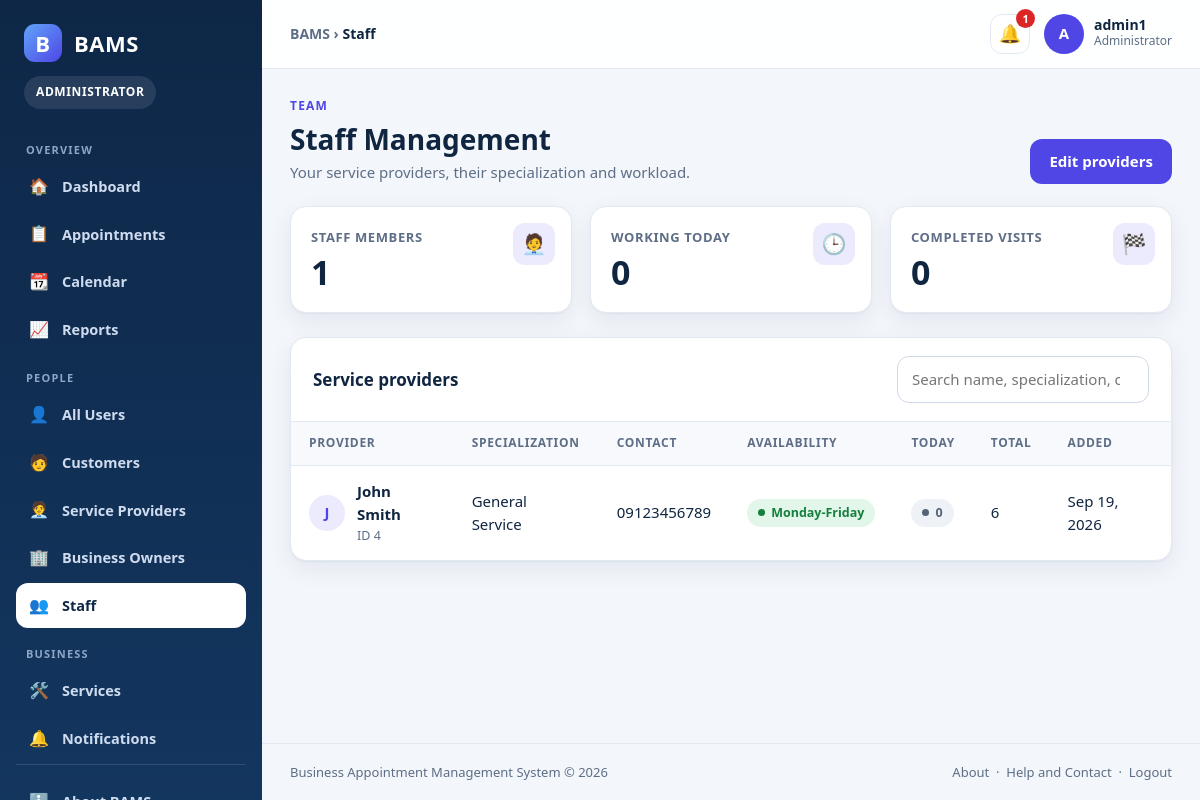
Page /staff.php (signed in) on the committed database.
### tables this page shows
CREATE TABLE `service_providers` (
  `provider_id` int(11) NOT NULL,
  `user_id` int(11) NOT NULL,
  `first_name` varchar(50) NOT NULL,
  `last_name` varchar(50) NOT NULL,
  `specialization` varchar(100) DEFAULT NULL,
  `contact_number` varchar(20) DEFAULT NULL,
  `availability` varchar(100) DEFAULT NULL,
  `created_at` timestamp NOT NULL DEFAULT current_timestamp()
);

### bootstrap.php (called while the page is built, shortened)
<?php
function e($value): string
{
    return htmlspecialchars((string)($value ?? ""), ENT_QUOTES, "UTF-8");
}
function current_role(): string
{
    return $_SESSION["role"] ?? "";
}
function initial(string $name): string
{
    $name = trim($name);
    $first = function_exists("mb_substr") ? mb_substr($name, 0, 1) : substr($name, 0, 1);
    return strtoupper($first);
}

### staff.php (the view, shortened to what this page needs)
<?php
require_once __DIR__ . "/includes/layout.php";
require_once __DIR__ . "/includes/data.php";
$today = date("Y-m-d");
$sql = "SELECT p.provider_id, p.first_name, p.last_name, p.specialization, p.contact_number, p.availability, p.created_at,
               (SELECT COUNT(*) FROM appointments a WHERE a.provider_id = p.provider_id) AS total,
               (SELECT COUNT(*) FROM appointments a WHERE a.provider_id = p.provider_id AND a.appointment_date = '$today' AND a.status NOT IN ('Cancelled','Canceled')) AS today_count,
               (SELECT COUNT(*) FROM appointments a WHERE a.provider_id = p.provider_id AND a.status = 'Completed') AS done
        FROM service_providers p ORDER BY p.provider_id ASC";
$staff = $conn->query($sql)->fetch_all(MYSQLI_ASSOC);
?>
<div class="page-head">
    <div><div class="eyebrow">Team</div><h1>Staff Management</h1><p>Your service providers, their specialization and workload.</p></div>
    <?php if (current_role() === BAMS_ADMIN): ?><div class="actions"><a class="btn" href="manage_providers.php">Edit providers</a></div><?php endif; ?>
</div>
<div class="stats" style="grid-template-columns:repeat(3,minmax(0,1fr))">
    <div class="stat"><div class="stat-ico">🧑‍💼</div><div class="stat-label">Staff members</div><div class="stat-value"><?php echo count($staff); ?></div></div>
    <div class="stat"><div class="stat-ico">🕒</div><div class="stat-label">Working today</div><div class="stat-value"><?php echo count(array_filter($staff, fn($s) => (int)$s["today_count"] > 0)); ?></div></div>
    <div class="stat"><div class="stat-ico">🏁</div><div class="stat-label">Completed visits</div><div class="stat-value"><?php echo array_sum(array_map(fn($s) => (int)$s["done"], $staff)); ?></div></div>
</div>
<div class="card">
    <div class="card-head"><div class="card-title">Service providers</div><div class="search-bar"><input id="staffSearch" type="search" placeholder="Search name, specialization, contact..."></div></div>
    <?php if (!$staff): ?>
        <div class="empty"><div class="big">👥</div><strong>No staff yet</strong></div>
    <?php else: ?>
    <div class="table-wrap"><table id="staffTable">
        <thead><tr><th>Provider</th><th>Specialization</th><th>Contact</th><th>Availability</th><th>Today</th><th>Total</th><th>Added</th></tr></thead>
        <tbody>
        <?php foreach ($staff as $s): $n = trim($s["first_name"] . " " . $s["last_name"]); ?>
            <tr data-search="<?php echo e(strtolower($n . " " . $s["specialization"] . " " . $s["contact_number"] . " " . $s["availability"])); ?>">
                <td><div class="cell-user"><div class="mini-avatar"><?php echo e(initial($n)); ?></div><div><div class="cell-title"><?php echo e($n); ?></div><div class="cell-sub">ID <?php echo (int)$s["provider_id"]; ?></div></div></div></td>
                <td><?php echo e($s["specialization"] ?: "General Service"); ?></td>
                <td><?php echo e($s["contact_number"] ?: "Not provided"); ?></td>
                <td><span class="badge b-good"><?php echo e($s["availability"] ?: "Not specified"); ?></span></td>
                <td><span class="badge <?php echo (int)$s["today_count"] ? "b-wait" : "b-muted"; ?>"><?php echo (int)$s["today_count"]; ?></span></td>
                <td><?php echo (int)$s["total"]; ?></td>
                <td><?php echo e($s["created_at"] ? date("M j, Y", strtotime($s["created_at"])) : "-"); ?></td>
            </tr>
        <?php endforeach; ?>
        </tbody>
    </table></div>
    <?php endif; ?>
</div>

### bams.css (style rules this page uses)
:root { --bg:#f3f6fb; --surface:#ffffff; --ink:#0f2540; --muted:#5d6e86; --line:#e3e9f2; --primary:#2563eb; --primary-d:#1d4ed8; --primary-l:#e8effe; --navy:#0e2747; --navy-2:#13365f; --good:#15803d; --good-l:#e3f6ea; --wait:#b45309; --wait-l:#fdf1dc; --bad:#b91c1c; --bad-l:#fde7e7; --info:#0369a1; --info-l:#e0f2fb; --accent:#2563eb; --accent-l:#e8effe; --radius:16px; --shadow:0 1px 2px rgba(15,37,64,.05),0 8px 24px rgba(15,37,64,.07); --font:"Segoe UI",system-ui,-apple-system,"Helvetica Neue",Arial,sans-serif; }
body.role-admin { --accent:#4f46e5;--accent-l:#eceafd }
* { box-sizing:border-box }
html { scroll-behavior:smooth }
body { margin:0;font-family:var(--font);background:var(--bg);color:var(--ink);font-size:15px;line-height:1.55 }
a { color:var(--primary);text-decoration:none }
h1,h2,h3,h4 { margin:0 0 .4em;line-height:1.25 }
.page-head { display:flex;justify-content:space-between;align-items:flex-end;gap:16px;flex-wrap:wrap;margin-bottom:22px }
.page-head h1 { font-size:28px;margin:0 }
.page-head p { margin:4px 0 0;color:var(--muted) }
.eyebrow { font-size:12px;letter-spacing:1.2px;text-transform:uppercase;font-weight:800;color:var(--accent);margin-bottom:6px }
.actions { display:flex;gap:10px;flex-wrap:wrap }
.card { background:var(--surface);border:1px solid var(--line);border-radius:var(--radius);box-shadow:var(--shadow);margin-bottom:22px;overflow:hidden }
.card-head { display:flex;justify-content:space-between;align-items:center;gap:14px;flex-wrap:wrap;padding:18px 22px;border-bottom:1px solid var(--line) }
.card-title { font-size:17px;font-weight:800 }
.stats { display:grid;grid-template-columns:repeat(auto-fit,minmax(210px,1fr));gap:18px;margin-bottom:24px }
.stat { background:var(--surface);border:1px solid var(--line);border-radius:var(--radius);padding:20px;box-shadow:var(--shadow);position:relative }
.stat-label { color:var(--muted);font-size:13px;font-weight:700;text-transform:uppercase;letter-spacing:.6px }
.stat-value { font-size:34px;font-weight:800;line-height:1.15;margin-top:6px }
.stat-ico { position:absolute;right:16px;top:16px;width:42px;height:42px;border-radius:12px;background:var(--accent-l);display:grid;place-items:center;font-size:20px }
.table-wrap { overflow-x:auto }
table { width:100%;border-collapse:collapse }
th { background:#f7f9fd;color:var(--muted);text-align:left;font-size:12px;letter-spacing:.7px;text-transform:uppercase;padding:12px 18px;white-space:nowrap;border-bottom:1px solid var(--line) }
td { padding:14px 18px;border-bottom:1px solid var(--line);vertical-align:middle }
tr:last-child td { border-bottom:0 }
.cell-user { display:flex;align-items:center;gap:12px }
.mini-avatar { width:36px;height:36px;border-radius:50%;background:var(--accent-l);color:var(--accent);display:grid;place-items:center;font-weight:800;flex:0 0 36px }
.cell-title { font-weight:700 }
.cell-sub { font-size:12.5px;color:var(--muted) }
.badge { display:inline-flex;align-items:center;gap:6px;padding:4px 11px;border-radius:999px;font-size:12.5px;font-weight:700;white-space:nowrap }
.badge::before { content:"";width:7px;height:7px;border-radius:50%;background:currentColor }
.b-good { background:var(--good-l);color:var(--good) }
.b-muted { background:#eef1f6;color:#556377 }
.btn { display:inline-flex;align-items:center;justify-content:center;gap:8px;padding:10px 18px;border-radius:12px;border:1px solid transparent;background:var(--accent);color:#fff;font:inherit;font-weight:700;cursor:pointer;text-decoration:none;transition:.15s }
input,select,textarea { font:inherit;color:var(--ink);background:#fff;border:1px solid #cfd8e6;border-radius:12px;padding:11px 14px;width:100%;transition:.15s }
.search-bar { display:flex;gap:10px;flex-wrap:wrap;align-items:center }
.search-bar input,.search-bar select { width:auto;min-width:180px }

### rows in the picture
service_providers: initial($n) "J", n "John Smith", provider_id "4", specialization "General Service", contact_number "09123456789", availability "Monday-Friday", today_count "0", total "6", created_at "Sep 19, 2026"

### other values in the picture
$role "ADMINISTRATOR"
$group[0] "OVERVIEW"
$item[2] "🏠"
$item[1] "Dashboard"
$item[2] "📋"
$item[1] "Appointments"
$item[2] "📆"
$item[1] "Calendar"
$item[2] "📈"
$item[1] "Reports"
$group[0] "PEOPLE"
$item[2] "👤"
$item[1] "All Users"
$item[2] "🧑"
$item[1] "Customers"
